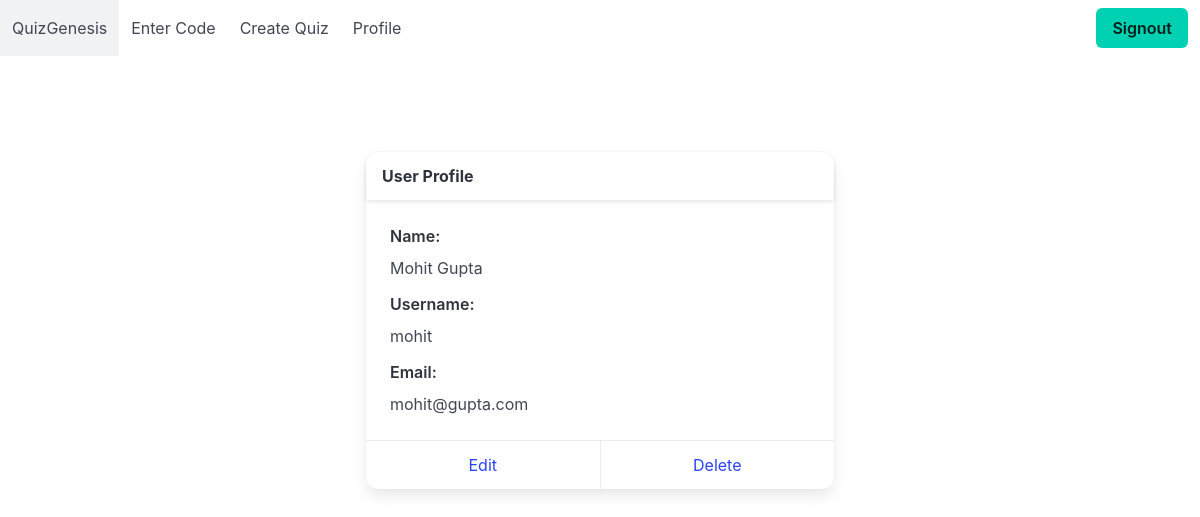
The page /view_profile (signed in) on the database its author committed.
### website/models.py (models this page shows)
class User(db.Model, UserMixin):
  id = db.Column(db.Integer, primary_key=True, autoincrement=True)  # Primary key should be of type Integer
  username = db.Column(db.String(100), unique=True, nullable=False)
  name = db.Column(db.Text)
  email = db.Column(db.String(150), unique=True, nullable=False)
  password = db.Column(db.Text)
  created_at = db.Column(db.DateTime(timezone=True), default=func.now())
  updated_at = db.Column(db.DateTime(timezone=True), default=func.now())

### website/views.py (the view)
@views.route('/view_profile')
@login_required
def view_profile():
    return render_template('user/view_profile.html', user=current_user)

### website/__init__.py (called while the page is built)
def create_app():
    app = Flask(__name__)
    app.config['SECRET_KEY'] = os.getenv("SECRET_KEY") #Encrypts Cookies and Sessions
    app.config['SQLALCHEMY_DATABASE_URI'] = f'sqlite:///{os.getenv("DB_NAME")}'
    db.init_app(app)
    from .views import views
    from .auth import auth
    from .quiz import quiz
    app.register_blueprint(views, url_prefix='/')
    app.register_blueprint(auth, url_prefix='/')
    app.register_blueprint(quiz, url_prefix='/quiz')
    from .models import User, Quiz, Question, Result
    create_database(app)
    login_manager = LoginManager()
    login_manager.login_view = 'auth.login'
    login_manager.init_app(app)
    @login_manager.user_loader
    def load_user(id):
        return User.query.get(int(id))
    return app

### website/templates/user/view_profile.html
{% extends 'layouts.html' %}
{% block main %}
<section class="section">
    <div class="container">
        <div class="columns is-centered">
            <div class="column is-half">
                <div class="card">
                    <header class="card-header">
                        <p class="card-header-title">
                            User Profile
                        </p>
                    </header>
                    <div class="card-content">
                        <div class="content">
                            <div class="field">
                                <label class="label">Name:</label>
                                <div class="control">
                                    <p>{{ user.name }}</p>
                                </div>
                            </div>
                            <div class="field">
                                <label class="label">Username:</label>
                                <div class="control">
                                    <p>{{ user.username }}</p>
                                </div>
                            </div>
                            <div class="field">
                                <label class="label">Email:</label>
                                <div class="control">
                                    <p>{{ user.email }}</p>
                                </div>
                            </div>
                        </div>
                    </div>
                    <footer class="card-footer">
                        <a href="/update_profile" class="card-footer-item">Edit</a>
                        <a href="/delete_profile" class="card-footer-item">Delete</a>
                    </footer>
                </div>
            </div>
        </div>
    </div>
</section>
{% endblock %}

### rows shown on the page
User: name "Mohit Gupta", username "mohit", email "mohit@gupta.com"
